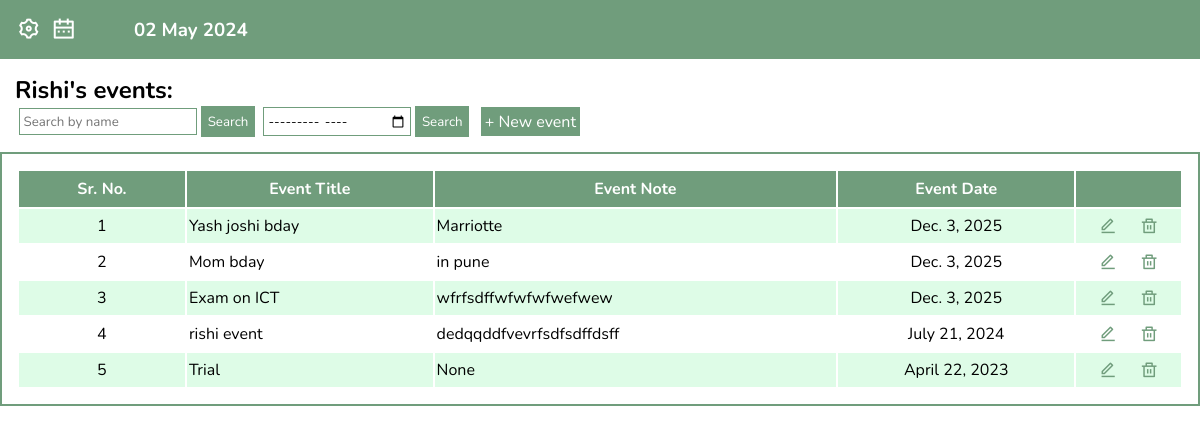
Page /events/ (signed in) on the earlier database version.
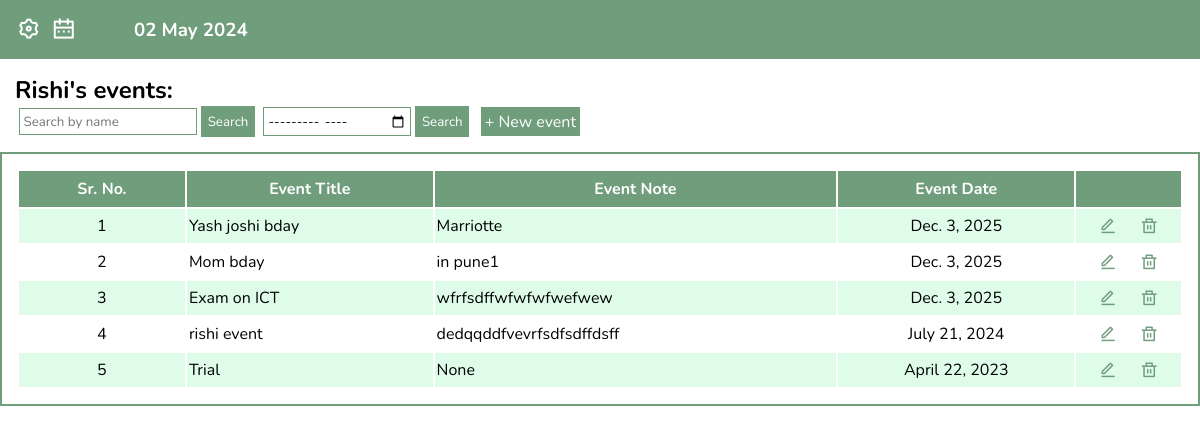
Same page on the later database version.
### app_user/models.py (models this page shows)
class customUser(AbstractUser):
    username=None
    mobile_number=models.CharField(
        max_length=40,
        null = True,
        blank = True,
        default = ''
    )
    email=models.EmailField(unique=True)
    USERNAME_FIELD = 'email'
    REQUIRED_FIELDS = []
    objects = UserManager()

### events/models.py (models this page shows, shortened)
class event(models.Model):
    event_user = models.ForeignKey(User, on_delete=models.CASCADE, null=True, blank=True)
    event_title = models.CharField(max_length=30)
    event_description = models.CharField(max_length=70, null=True, blank=True)
    event_date = models.DateField()

### Event_Calendar_project/views.py (the view)
# urls.py: path('events/',EventList.as_view(), name="all_events"),
class EventList(LoginRequiredMixin,ListView):
    model = event
    context_object_name = 'events'
    def get_context_data(self,**kwargs):
        context = super().get_context_data(**kwargs)
        context['events'] = context['events'].filter(event_user=self.request.user)
        search_name_input = self.request.GET.get('search-by-name') or ''
        if search_name_input:
            context['events'] = context['events'].filter(
                event_title__icontains=search_name_input
            )
        search_month_input = self.request.GET.get('search-by-month') or ''
        if search_month_input:
            context['events'] = context['events'].filter(
                event_date__icontains=search_month_input
            )
        context['search_name_input'] = search_name_input
        return context

### events/templates/events/event_list.html (shortened to what this page needs)
<!DOCTYPE html>
<html>
<head>
    <link href="https://cdn.jsdelivr.net/npm/remixicon@4.2.0/fonts/remixicon.css" rel="stylesheet" />
</head>
<body>
    <div class="container">
        <div class="top">
            <div class="links">
                <a href="{% url 'settings-page' %}"><i class="ri-settings-3-line settings"></i></a>
                <a href="{% url 'calendar-home' %}"><i class="ri-calendar-2-line"></i></a>
            </div>
            <h3>{% now "d F Y" %}</h3>
        </div>
        <div class="bottom">
            <div class="tag-btns">
                <div class="uname">
                    <h2>{{user.first_name}}'s events:</h2>
                </div>
                <div class="btns">
                    <form method="get">
                        <input type="text" name="search-by-name" value="{{search_name_input}}" placeholder="Search by name">
                        <input class="subBtn" type="submit" value="Search">
                    </form>
                    <form method="get">
                        <input type="month" name="search-by-month" value="{{search_name_input}}" placeholder="">
                        <input class="subBtn" type="submit" value="Search">
                    </form>
                    <a href="{% url 'event-create' %}"><button>+ New event</button></a>
                </div>
            </div>
            <div class="eventTable">
            <table>
                <tr>
                    <th>Sr. No.</th>
                    <th>Event Title</th>
                    <th>Event Note</th>
                    <th>Event Date</th>
                    <th></th>
                </tr>
                {% for event in events %}
                <tr>
                    <td class="ctr"></td>
                    <td>{{event.event_title}}</td>
                    <td>{{event.event_description}}</td>
                    <td class="date-col">{{event.event_date}}</td>
                    <td class="ud"> <a href="{% url 'event-update' event.id %}"><i class="ri-edit-line"></i></a>
                        <a href="{% url 'event-delete' event.id %}"><i class="ri-delete-bin-line"></i></a></td>
                </tr>
                {% endfor %}
            </table>
            </div>
        </div>
    </div>
</body>
</html>

### events/templates/events/event_list.html (style rules this page uses)
* { margin: 0; padding: 0; box-sizing: border-box; font-family: 'Nunito', sans-serif;  }
.container { display: flex; flex-direction: column; }
.top { background-color: #709D7C; padding: .7rem; flex-basis: 5%; display: flex; }
.top .links { flex-basis: 10%; display: flex; align-items: center; }
.top .links a { text-decoration: none; color: white; padding: 5px; transition: 0.3s ease; }
.top .links a i { font-size: 1.5rem; }
.top h3 { flex-basis: 90%; display: flex; align-items: center; justify-content: left; padding-left: 5px; color: white; }
.tag-btns { display: flex; flex-direction: column; padding: 15px; }
.tag-btns h2 { flex-basis: 55%; }
.tag-btns .btns { flex-basis: 45%; display: flex; align-items: center; justify-content: left; }
.tag-btns .btns a button { background-color: #709D7C; color: white; padding: 3.5px; outline: none; margin-left: 8px; border: none; font-size: 1rem; transition: 0.3s ease; }
.tag-btns .btns form .subBtn { background-color: #709D7C; outline: none; color: white; border: 3px solid #709D7C; transition: 0.2s ease; }
.eventTable { border: 2px solid #709D7C; width: 100%; }
.eventTable table { min-width: 100%; padding: 15px; counter-reset: Serial; }
.eventTable table th { padding: 7px 14px; background-color: #709D7C; color: white; }
.eventTable table tr td { padding: 5px 2px; }
.eventTable table tr .date-col { text-align: center; }
tr .ctr::before { counter-increment: Serial; content: counter(Serial); align-content: center; text-align: center; padding-left: 47%; }
.eventTable table tr .ud { display: flex; justify-content :space-evenly; }
.eventTable table tr .ud a { text-decoration: none; color: #709D7C; font-size: 1.1rem; margin: 0 2px; transition: 0.3s ease; }
.eventTable table tr:nth-child(even) { background-color: #defce7; }

Differences in the rows shown:
changed event "Mom bday": event_description "in pune" → "in pune1"
